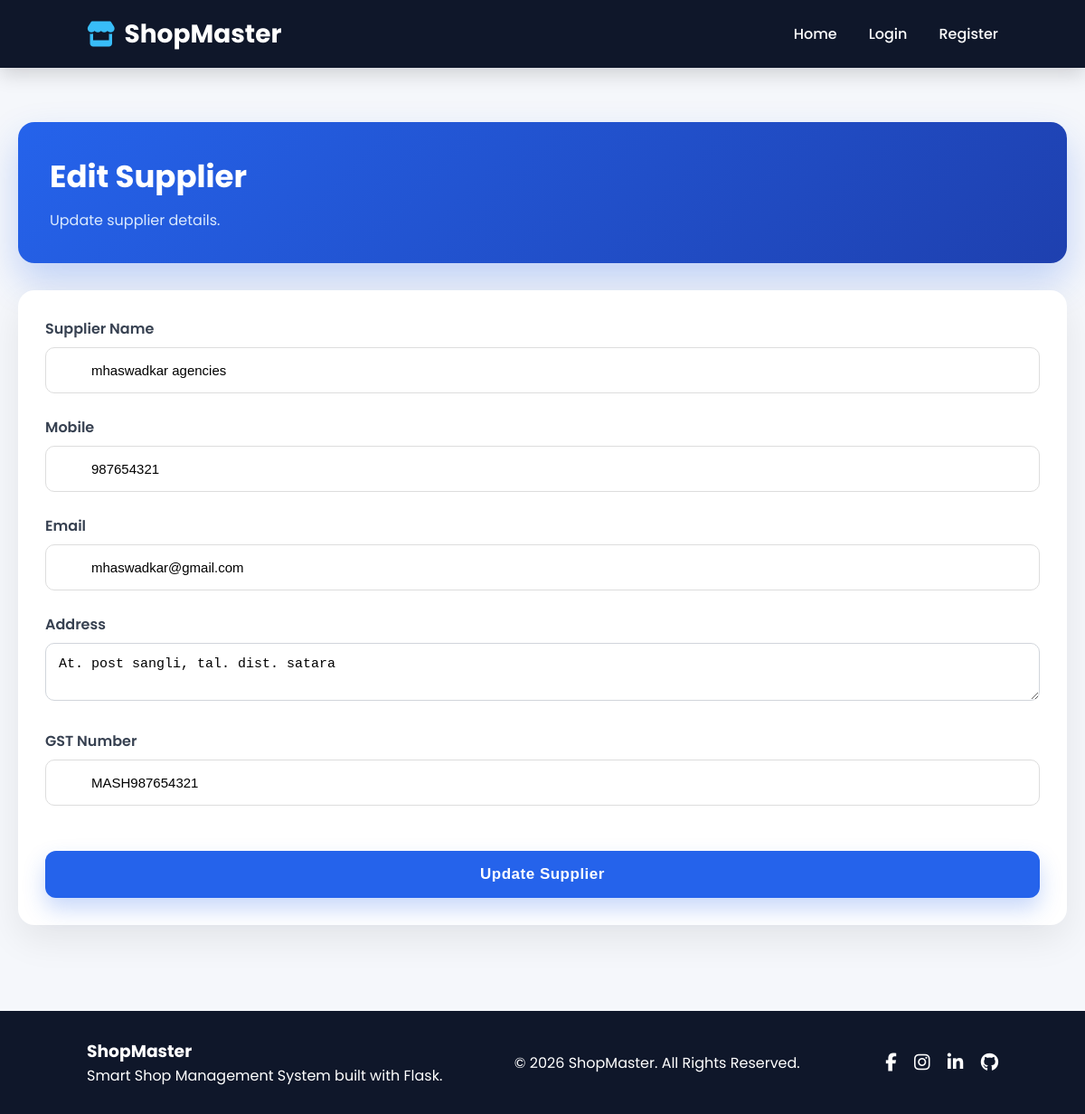
The page /suppliers/edit/2 (signed in) on the database its author committed.
### models.py (models this page shows, shortened)
class Supplier(db.Model):
    __tablename__ = "suppliers"
    id = db.Column(
        db.Integer,
        primary_key=True
    )
    user_id = db.Column(
        db.Integer,
        db.ForeignKey("users.id"),
        nullable=False
    )
    supplier_name = db.Column(
        db.String(150),
        nullable=False
    )
    mobile = db.Column(
        db.String(15)
    )
    email = db.Column(
        db.String(120)
    )
    address = db.Column(
        db.Text
    )
    gst_number = db.Column(
        db.String(30)
    )
    created_at = db.Column(
        db.DateTime,
        server_default=db.func.now()
    )

### routes/suppliers.py (the view, shortened to what this page needs)
@suppliers.route("/suppliers/edit/<int:id>", methods=["GET", "POST"])
@login_required
def edit_supplier(id):
    supplier = Supplier.query.filter_by(
        id=id,
        user_id=current_user.id
    ).first_or_404()
    return render_template(
        "edit_supplier.html",
        supplier=supplier
    )

### models.py (called while the page is built)
@login_manager.user_loader
def load_user(user_id):
    return db.session.get(User, int(user_id))

### templates/edit_supplier.html
{% include 'header.html' %}
<div class="dashboard-container">
    <div class="dashboard-header">
        <h1>Edit Supplier</h1>
        <p>Update supplier details.</p>
    </div>
    <div class="profile-card">
        <form method="POST">
            <div class="input-group">
                <label>Supplier Name</label>
                <input type="text"
                       name="supplier_name"
                       value="{{ supplier.supplier_name }}"
                       required>
            </div>
            <div class="input-group">
                <label>Mobile</label>
                <input type="text"
                       name="mobile"
                       value="{{ supplier.mobile }}">
            </div>
            <div class="input-group">
                <label>Email</label>
                <input type="email"
                       name="email"
                       value="{{ supplier.email }}">
            </div>
            <div class="input-group">
                <label>Address</label>
                <textarea name="address">{{ supplier.address }}</textarea>
            </div>
            <div class="input-group">
                <label>GST Number</label>
                <input type="text"
                       name="gst_number"
                       value="{{ supplier.gst_number }}">
            </div>
            <br>
            <button type="submit" class="login-btn">
                Update Supplier
            </button>
        </form>
    </div>
</div>
{% include 'footer.html' %}

### static/css/style.css (style rules this page uses)
* { margin:0; padding:0; box-sizing:border-box; }
html { scroll-behavior:smooth; }
body { font-family:'Poppins',sans-serif; background:#f5f7fb; color:#333; }
.input-group { position:relative; margin-bottom:25px; }
.input-group input { width:100%; padding:16px 18px 16px 50px; border:1px solid #ddd; border-radius:10px; font-size:15px; outline:none; transition:.3s; }
.login-btn { width:100%; padding:16px; border:none; border-radius:10px; background:#2563eb; color:white; font-size:17px; cursor:pointer; transition:.3s; }
.dashboard-container { max-width:1200px; margin:40px auto; padding:20px; }
.dashboard-header { background:#ffffff; padding:25px; border-radius:15px; box-shadow:0 10px 25px rgba(0,0,0,.08); margin-bottom:30px; }
.dashboard-header h1 { font-size:32px; color:#222; margin-bottom:10px; }
.dashboard-header p { color:#666; font-size:16px; }
.profile-card { background:#fff; border-radius:15px; padding:30px; box-shadow:0 10px 25px rgba(0,0,0,.08); margin-bottom:35px; }
* { transition:0.25s ease; }
.dashboard-header { background:linear-gradient(135deg,#2563eb,#1e40af); color:white; border-radius:18px; padding:35px; box-shadow:0 20px 40px rgba(37,99,235,.25); }
.dashboard-header h1 { color:white; font-size:34px; font-weight:700; }
.dashboard-header p { color:#dbeafe; }
.profile-card { border-radius:18px; box-shadow:0 15px 40px rgba(0,0,0,.08); border:none; }
.login-btn { border-radius:12px; font-weight:600; letter-spacing:.5px; box-shadow:0 12px 25px rgba(37,99,235,.25); }
input, textarea, select { width:100%; padding:14px; border-radius:10px; border:1px solid #d1d5db; outline:none; font-size:15px; background:white; }
label { display:block; margin-bottom:8px; font-weight:600; color:#374151; }
.dashboard-container { animation:fadeIn .5s ease; }

### rows shown on the page
Supplier: supplier_name "mhaswadkar agencies", mobile "987654321", email "mhaswadkar@gmail.com", address "At. post sangli, tal. dist. satara", gst_number "MASH987654321"
